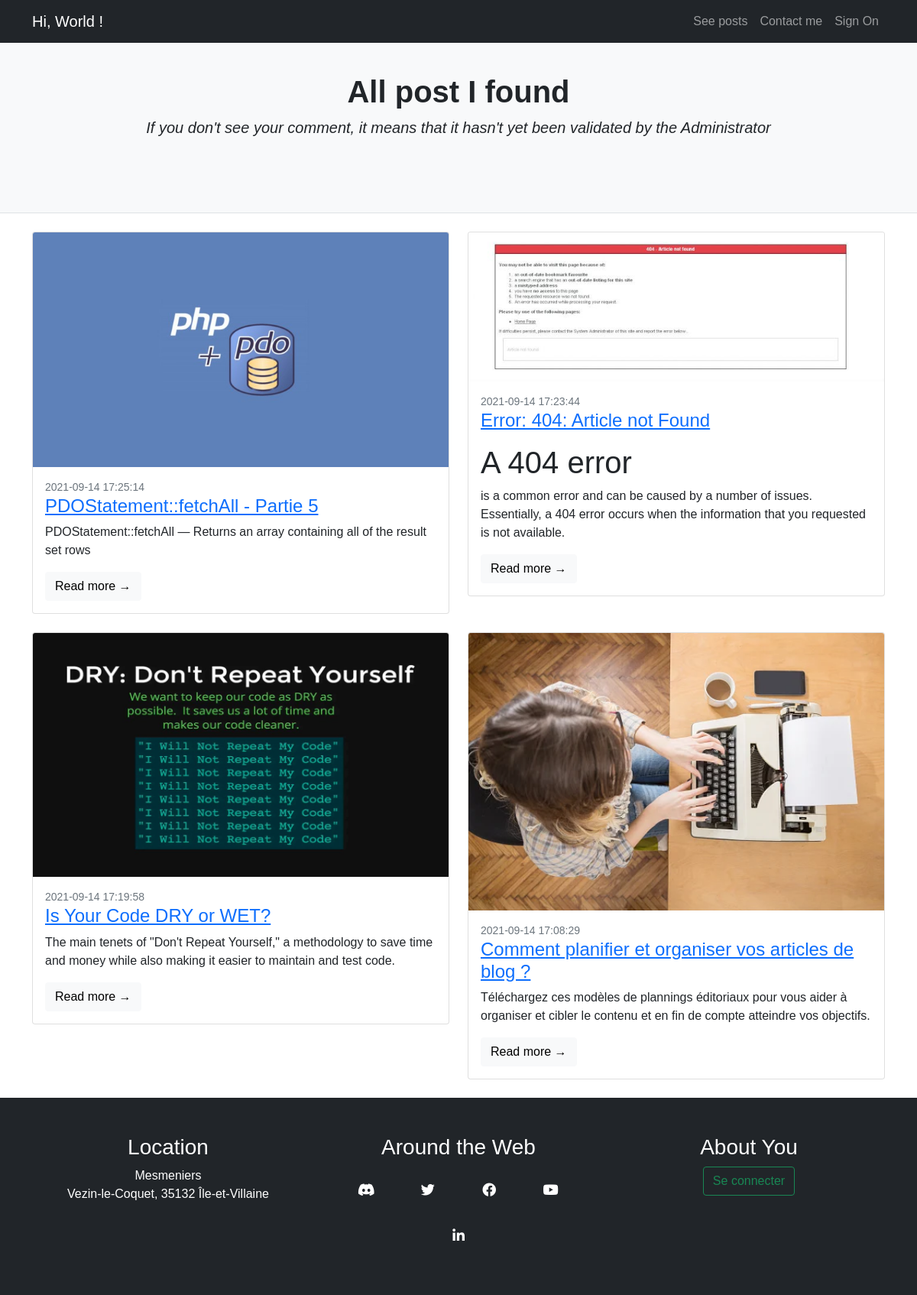
/index.php?action=listPosts, run on the app's committed database.
### tables this page shows
CREATE TABLE IF NOT EXISTS `post` (
  `id` int(11) NOT NULL AUTO_INCREMENT,
  `post_Date_Modif` datetime DEFAULT NULL ON UPDATE CURRENT_TIMESTAMP,
  `post_Heading` varchar(255) DEFAULT NULL,
  `post_Chapo` varchar(255) NOT NULL,
  `post_Picture` varchar(255) NOT NULL DEFAULT 'public/img/post/',
  `post_Author` varchar(75) NOT NULL,
  `post_Content` longblob,
  `post_Category` varchar(20) NOT NULL DEFAULT 'Others',
  `post_Date_Add` datetime DEFAULT CURRENT_TIMESTAMP,
  `post_Validation` varchar(11) NOT NULL DEFAULT 'In progress',
  `user_Id` int(11) NOT NULL,
  PRIMARY KEY (`id`,`user_Id`),
  KEY `fk_Post_User1_idx` (`user_Id`)
);

### controllers/frontend.php (called while the page is built, shortened)
<?php
include_once(dirname(__FILE__) . '/../views/_defaultView.php');
include_once(dirname(__FILE__) . '/../views/postsListView.php');
function listPosts(PostManager $postManager)
{
    PostsListView::render($postManager);
}

### models/PostManager.php (called while the page is built, shortened)
<?php
class PostManager extends Dbconnect
{
    public function listPosts()
    {
        $req = '
            SELECT *
            FROM post
            WHERE post_Validation = "Yes"
            ORDER BY post_Date_Add DESC
            ';
        $db = $this->dbConnect();
        return $db->query($req);
    }
}

### views/postsListView.php (the view, shortened to what this page needs)
<?php
include_once(dirname(__FILE__) . '/_defaultView.php');
class PostsListView extends _DefaultView
{
    private $postManager;
    private $htmlBefore;
    private $content;
    private function __construct(PostManager $postManager)
    {
        $this->postManager = $postManager;
        $this->_getHtmlBefore();
        $this->_getContent();
        $this->htmlAfter = $this->_getHtmlAfter();
        $this->rendering = parent::getHeader();
        $this->rendering .= $this->htmlBefore;
        $this->rendering .= $this->content;
        $this->rendering .= $this->htmlAfter;
        $this->rendering .= parent::getFooter();
    }
    public static function render($postManager, $post_Id = null, $homeManager = null, $sessionError = null): void
    {
        $obj = new self($postManager);
        print_r($obj->rendering);
    }
    private function _getHtmlBefore(): void
    {
        $this->htmlBefore = '
        <header class="py-5 bg-light border-bottom mb-4">
            <div class="container">
                <div class="text-center my-5">
                    <h1 class="fw-bolder">All post I found</h1>
                    <p class="lead mb-0 fst-italic">If you don\'t see your comment, it means that it hasn\'t yet been validated by the Administrator</p>
                </div>
            </div>
        </header>';
    }
    private function _getContent()
    {
        $this->content = "";
        $this->content .= '
        <div class="container">
            <div class="row">
                <div class="col-lg-12">
                    <div class="row">
                        ';
        $listPost = $this->postManager->listPosts();
        while ($data = $listPost->fetch()) :
            $this->content .= '
                        <div class="col-lg-6">
                            <div class="card mb-4">
                                <a href="index.php?action=listPost&id=' . $data['id'] . '">
                                    <img class="card-img-top" src="' . $data['post_Picture'] . $data['id'] . '.jpg" alt="..." />
                                </a>
                                <div class="card-body">
                                    <div class="small text-muted">' . $data['post_Date_Add'] . '</div>
                                    <h2 class="card-title h4"><a class="card-title h4" href="index.php?action=listPost&id=' . $data['id'] . '">' . $data['post_Heading'] . '</a></h2>
                                    <p class="card-text">' . $data['post_Chapo'] . '</p>
                                    <a class="btn btn-light" href="index.php?action=listPost&id=' . $data['id'] . '">Read more →</a>
                                </div>
                            </div>
                        </div>
            ';
        endwhile;
    }
    private function _getHtmlAfter()
    {
        return '
                    </div>
                </div>
            </div>
        </div>';
    }
}

### index.php (shortened to what this page needs)
<?php
include(dirname(__FILE__) . '/controllers/frontend.php');
$postManager = new PostManager();
$actionUrl = filter_input(INPUT_GET, 'action', FILTER_SANITIZE_URL);
switch ($actionUrl):
    case "listPosts":
        listPosts($postManager);
        break;
endswitch;

### views/_defaultView.php (shortened to what this page needs)
<?php
class _DefaultView
{
    public function getHeader()
    {
        $sessionTest = new SuperglobalManager();
        $header = '
            <!DOCTYPE html>
            <html lang="en">
                <head>
                    <meta charset="utf-8" />
                    <meta name="viewport" content="width=device-width, initial-scale=1, shrink-to-fit=no" />
                    <meta name="description" content="" />
                    <meta name="author" content="Gréard Lucas" />
                    <title>Lucas Gréard - Projet 5 : Créez votre premier blog en PHP</title>
                    <link rel="icon" type="image/x-icon" href="public/img/favicon.ico" />
                    <link href="public/css/style.css" rel="stylesheet" />
                    <link href="public/css/bootstrap.css" rel="stylesheet" />
                    <link rel="stylesheet" href="https://cdnjs.cloudflare.com/ajax/libs/font-awesome/5.11.2/css/all.css">
                </head>
                <body>
                <nav class="navbar navbar-expand-lg navbar-dark bg-dark fixed-top">
                    <div class="container">
                        <a class="navbar-brand" href="index.php">Hi,
                        ';
        $useSession = $sessionTest->getSession('userFirstName');
        $header .= isset($useSession) ? $useSession . " !" : "World !";
        $header .= '
                        </a>
                        <button class="navbar-toggler" type="button" data-bs-toggle="collapse" data-bs-target="#navbarSupportedContent" aria-controls="navbarSupportedContent" aria-expanded="false" aria-label="Toggle navigation">
                            <span class="navbar-toggler-icon">
                            </span>
                        </button>
                        <div class="collapse navbar-collapse" id="navbarSupportedContent">
                            <ul class="navbar-nav ms-auto mb-2 mb-lg-0">
                                <li class="nav-item">
                                    <a class="nav-link" href="index.php?action=listPosts">See posts</a>
                                </li>
                                <li class="nav-item">
                                    <a class="nav-link" href="index.php?action=contactMe">Contact me</a>
                                </li>';
        $sessionUserLastName = $sessionTest->getSession('userLastName');
        $sessionUserFirstName = $sessionTest->getSession('userFirstName');
        if (isset($sessionUserLastName) && isset($sessionUserFirstName)) :
            $header .= '        <li class="nav-item dropdown">
                                    <button class="btn btn-secondary dropdown-toggle" type="button" id="dropdownMenuButton1" data-bs-toggle="dropdown" aria-expanded="false">
                                        ' . $sessionUserLastName . " " . $sessionUserFirstName . '
                                    </button>
                                    <ul class="dropdown-menu" aria-labelledby="dropdownMenuButton1">
                                        <a class="dropdown-item" href="index.php?action=userLogOn">My settings</a>';
            $sessionUserState = $sessionTest->getSession('userState');
            if (isset($sessionUserState)) :
                if ($sessionUserState != "Guest") :
                    $header .= '                <a class="dropdown-item" href="index.php?action=userComments">My comments</a>';
                endif;
                if ($sessionUserState === "Admin") :
                    $header .= '            <div class="dropdown-divider"></div>
                                        <a class="dropdown-item" href="index.php?action=listCommentValidation">Manage Comments</a>
                                        ';
                    $header .= '            <a class="dropdown-item" href="index.php?action=listUserManage">Manage Users</a>
                                        <div class="dropdown-divider"></div>
                                        ';
                    $header .= '            <a class="dropdown-item" href="index.php?action=managePostAdmin">Manage Posts</a>
                                        <div class="dropdown-divider"></div>
                                        ';
                endif;
            endif;
            $header .= '                <a class="dropdown-item link-danger" href="index.php?action=deleteSession">Disconnect</a>
                                    </ul>
                                </li>';
        else :
            $header .= '        <li class="nav-item">
                                    <a class="nav-link " href="index.php?action=userConnect">Sign On</a>
                                </li>';
        endif;
        $header .= '
                            </ul>
                        </div>
                    </div>
                </nav>
        ';
        return $header;
    }
    public function getFooter()
    {
        $sessionTest = new SuperglobalManager();
        $footer = '
        <footer class="py-5 bg-dark">
            <div class="container">
                <div class="row text-center">
                    <div class="footer-col col-md-4">
                        <h3 class="text-white">Location</h3>
                        <p class="text-white">
                            Mesmeniers
                            <br>Vezin-le-Coquet, 35132 Île-et-Villaine
                        </p>
                    </div>
                    <div class="footer-col col-md-4">
                        <h3 class="text-white">Around the Web</h3>
                        <div class="center">
                            <div class="social-buttons">
                                <a href="Mck#4209"><i class="fab fa-discord"></i></a>
                                <a href="https://twitter.com/Lululatortue50"><i class="fab fa-twitter"></i></a>
                                <a href="https://www.facebook.com/lucas.greard/"><i class="fab fa-facebook"></i></a>
                                <a href="https://www.youtube.com/channel/UCVQ98Fiprx8M40gem_mvmpg"><i class="fab fa-youtube"></i></a>
                                <a href="https://www.linkedin.com/in/lucas-gr%C3%A9ard-09a046169/"><i class="fab fa-linkedin-in"></i></a>
                            </div>
                        </div>
                    </div>
                    <div class="footer-col col-md-4">
                        <h3 class="text-white">About You</h3>
                        <ul class="list-group">';
        $sessionVerifConnexion = $sessionTest->getSession('verifConnexion');
        if (isset($sessionVerifConnexion)) :
            $userLastName = $sessionTest->getSession('userLastName');
            $footer .= '
                            <p>
                                <a class="btn btn-outline-info" href="index.php?action=userLogOn">My Account,' . $userLastName . '</a>
                            </p>
                            <p>
                                <a class="btn btn-outline-danger" href="index.php?action=deleteSession">Disconnect</a>
                            </p>';
        else :
            $footer .= '
                            <p>
                                <a class="btn btn-outline-success" href="index.php?action=userConnect">Se connecter</a>
                            </p>';
        endif;
        $footer .= '
                        </ul>
                    </div>
                </div>
            </div>
        </footer>
        <script src="https://cdn.jsdelivr.net/npm/bootstrap@5.1.0/dist/js/bootstrap.bundle.min.js"></script>
        <script src="public/js/scripts.js"></script>
        </body>
        </html>
        ';
        return $footer;
    }
}

### data on the page
post: post_Picture (picture), post_Date_Add "2021-09-14 17:25:14", post_Heading "PDOStatement::fetchAll - Partie 5", post_Chapo "PDOStatement::fetchAll — Returns an array containing all of the result set rows"
post: post_Picture (picture), post_Date_Add "2021-09-14 17:23:44", post_Heading "Error: 404: Article not Found", post_Chapo "A 404 error is a common error and can be caused by a number of issues. Essentially, a 404 error occurs when the information that you requested is not available."
post: post_Picture (picture), post_Date_Add "2021-09-14 17:19:58", post_Heading "Is Your Code DRY or WET?", post_Chapo "The main tenets of \"Don't Repeat Yourself,\" a methodology to save time and money while also making it easier to maintain and test code."
post: post_Picture (picture), post_Date_Add "2021-09-14 17:08:29", post_Heading "Comment planifier et organiser vos articles de blog ?", post_Chapo "Téléchargez ces modèles de plannings éditoriaux pour vous aider à organiser et cibler le contenu et en fin de compte atteindre vos objectifs."
